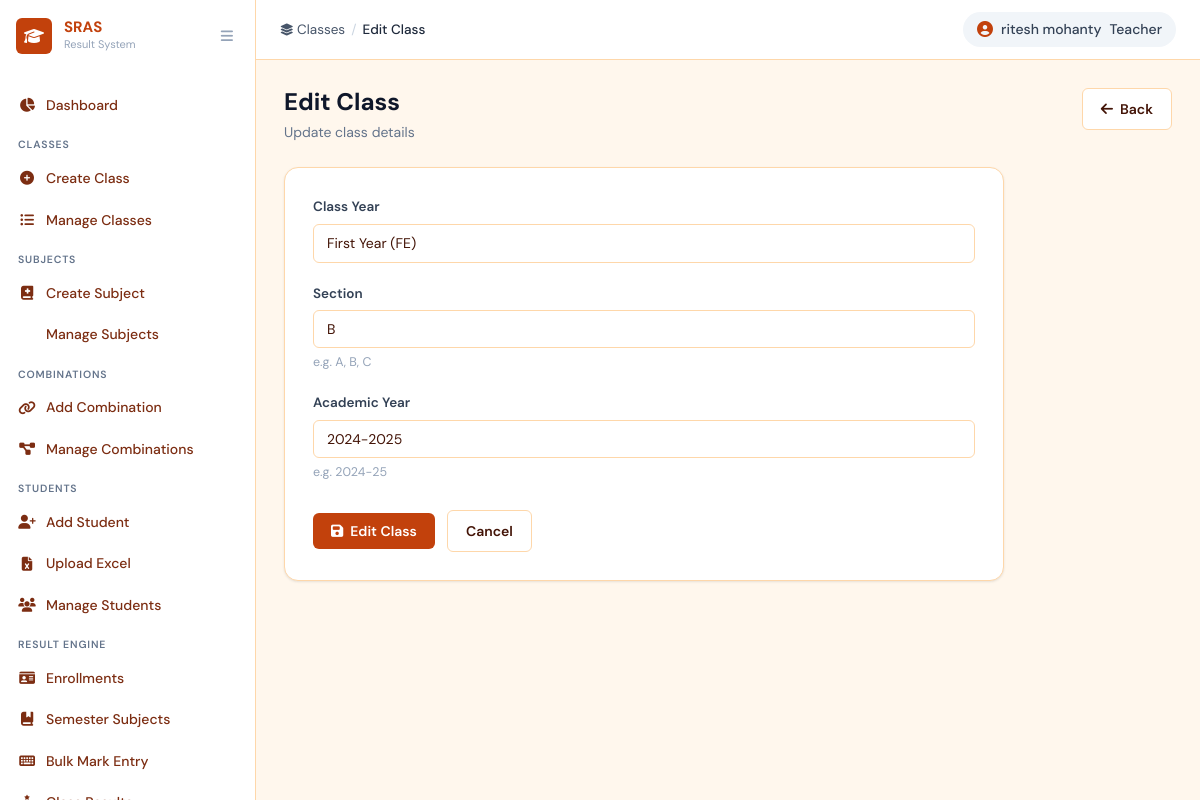
Screenshot of /classes/2/edit/ (signed in) with the database file from the repository.
### core/models.py (models this page shows, shortened)
class Teacher(models.Model):
    name = models.CharField(max_length=150, verbose_name="Full Name")
    email = models.EmailField(unique=True, verbose_name="Email")
    password = models.CharField(max_length=255, verbose_name="Password (hashed)")
    is_active = models.BooleanField(default=True)
    created_at = models.DateTimeField(auto_now_add=True)
    updated_at = models.DateTimeField(auto_now=True)
    class Meta:
        verbose_name = "Teacher"
        verbose_name_plural = "Teachers"
        ordering = ["name"]

class StudentClass(models.Model):
    CLASS_YEAR_CHOICES = [
        ('FE', 'First Year (FE)'), ('SE', 'Second Year (SE)'),
        ('TE', 'Third Year (TE)'), ('BE', 'Fourth Year (BE)'),
    ]
    class_year    = models.CharField(max_length=2, choices=CLASS_YEAR_CHOICES, verbose_name='Class Year')
    section       = models.CharField(max_length=5, verbose_name='Section', help_text='e.g. A, B, C')
    academic_year = models.CharField(max_length=10, verbose_name='Academic Year', help_text='e.g. 2024-25')
    created_at    = models.DateTimeField(auto_now_add=True)
    updated_at    = models.DateTimeField(auto_now=True)
    class Meta:
        unique_together = ('class_year', 'section', 'academic_year')
        ordering = ['class_year', 'section', 'academic_year']
        verbose_name = 'Student Class'
        verbose_name_plural = 'Student Classes'

### core/views.py (the view)
    def wrapper(request, *args, **kwargs):
        if not _get_current_teacher(request):
            messages.error(request, 'You must be logged in as a teacher.')
            return redirect('login')
        return view_func(request, *args, **kwargs)

### core/forms.py
class StudentClassForm(forms.ModelForm):
    class Meta:
        model = StudentClass
        fields = ['class_year', 'section', 'academic_year']
        widgets = {
            'class_year':   forms.Select(attrs={'class': 'form-control'}),
            'section':      forms.TextInput(attrs={'class': 'form-control', 'placeholder': 'e.g. A, B, C'}),
            'academic_year':forms.TextInput(attrs={'class': 'form-control', 'placeholder': 'e.g. 2024-25'}),
        }

### core/views.py (called while the page is built)
def _get_current_teacher(request):
    if request.session.get('user_type') != 'teacher':
        return None
    return Teacher.objects.filter(pk=request.session.get('user_id'), is_active=True).first()

def teacher_required(view_func):
    def wrapper(request, *args, **kwargs):
        if not _get_current_teacher(request):
            messages.error(request, 'You must be logged in as a teacher.')
            return redirect('login')
        return view_func(request, *args, **kwargs)
    wrapper.__name__ = view_func.__name__
    return wrapper

@teacher_required
def class_edit(request, pk):
    cls = get_object_or_404(StudentClass, pk=pk)
    if request.method == 'POST':
        form = StudentClassForm(request.POST, instance=cls)
        if form.is_valid():
            form.save()
            messages.success(request, f'Class "{cls}" updated.')
            return redirect('class_list')
    else:
        form = StudentClassForm(instance=cls)
    return render(request, 'core/class_form.html', {'form': form, 'action': 'Edit', 'object': cls})

### core/templates/core/class_form.html (shortened to what this page needs)
{% extends 'core/base.html' %}
{% block breadcrumb %}
<span class="breadcrumb-item"><a href="{% url 'class_list' %}"><i class="fas fa-layer-group"></i> Classes</a></span>
<span class="breadcrumb-sep">/</span>
<span class="breadcrumb-item active">{{ action }} Class</span>
{% endblock %}
{% block content %}
<div class="page-header">
  <div>
    <h1 class="page-title">{{ action }} Class</h1>
    <p class="page-subtitle">{% if action == 'Edit' %}Update class details{% else %}Add a new class to the system{% endif %}</p>
  </div>
  <a href="{% url 'class_list' %}" class="btn btn-outline"><i class="fas fa-arrow-left"></i> Back</a>
</div>
<div class="form-card">
  <form method="post">
    {% for field in form %}
    <div class="form-group">
      <label class="form-label">{{ field.label }}</label>
      {{ field }}
      {% if field.help_text %}<small class="form-hint">{{ field.help_text }}</small>{% endif %}
    </div>
    {% endfor %}
    <div class="form-actions">
      <button type="submit" class="btn btn-primary"><i class="fas fa-save"></i> {{ action }} Class</button>
      <a href="{% url 'class_list' %}" class="btn btn-outline">Cancel</a>
    </div>
  </form>
</div>
{% endblock %}

### core/templates/core/base.html (shortened to what this page needs)
<!DOCTYPE html>
<html lang="en">
<head>
  <link rel="stylesheet" href="https://cdnjs.cloudflare.com/ajax/libs/font-awesome/6.5.0/css/all.min.css" />
  <link rel="stylesheet" href="/static/css/main.css" />
</head>
<body class="app-layout">
  <aside class="sidebar" id="sidebar">
    <div class="sidebar-header">
      <div class="sidebar-logo">
        <span class="logo-icon"><i class="fas fa-graduation-cap"></i></span>
        <div class="logo-text">
          <span class="logo-title">SRAS</span>
          <span class="logo-sub">Result System</span>
        </div>
      </div>
      <button class="sidebar-toggle" id="sidebarToggle"><i class="fas fa-bars"></i></button>
    </div>
    <nav class="sidebar-nav">
      <div class="nav-section">
        <a href="{% url 'dashboard' %}"
          class="nav-item {% if request.resolver_match.url_name == 'dashboard' %}active{% endif %}">
          <i class="fas fa-chart-pie"></i><span>Dashboard</span>
        </a>
      </div>
      <div class="nav-section">
        <div class="nav-label">Classes</div>
        <a href="{% url 'class_create' %}"
          class="nav-item {% if request.resolver_match.url_name == 'class_create' %}active{% endif %}">
          <i class="fas fa-plus-circle"></i><span>Create Class</span>
        </a>
        <a href="{% url 'class_list' %}"
          class="nav-item {% if request.resolver_match.url_name == 'class_list' %}active{% endif %}">
          <i class="fas fa-list-ul"></i><span>Manage Classes</span>
        </a>
      </div>
      <div class="nav-section">
        <div class="nav-label">Subjects</div>
        <a href="{% url 'subject_create' %}"
          class="nav-item {% if request.resolver_match.url_name == 'subject_create' %}active{% endif %}">
          <i class="fas fa-book-medical"></i><span>Create Subject</span>
        </a>
        <a href="{% url 'subject_list' %}"
          class="nav-item {% if request.resolver_match.url_name == 'subject_list' %}active{% endif %}">
          <span>Manage Subjects</span>
        </a>
      </div>
      <div class="nav-section">
        <div class="nav-label">Combinations</div>
        <a href="{% url 'combination_create' %}"
          class="nav-item {% if request.resolver_match.url_name == 'combination_create' %}active{% endif %}">
          <i class="fas fa-link"></i><span>Add Combination</span>
        </a>
        <a href="{% url 'combination_list' %}"
          class="nav-item {% if request.resolver_match.url_name == 'combination_list' %}active{% endif %}">
          <i class="fas fa-project-diagram"></i><span>Manage Combinations</span>
        </a>
      </div>
      <div class="nav-section">
        <div class="nav-label">Students</div>
        <a href="{% url 'student_create' %}"
          class="nav-item {% if request.resolver_match.url_name == 'student_create' %}active{% endif %}">
          <i class="fas fa-user-plus"></i><span>Add Student</span>
        </a>
        <a href="{% url 'student_upload' %}"
          class="nav-item {% if request.resolver_match.url_name == 'student_upload' %}active{% endif %}">
          <i class="fas fa-file-excel"></i><span>Upload Excel</span>
        </a>
        <a href="{% url 'student_list' %}"
          class="nav-item {% if request.resolver_match.url_name == 'student_list' %}active{% endif %}">
          <i class="fas fa-users"></i><span>Manage Students</span>
        </a>
      </div>
      <div class="nav-section">
        <div class="nav-label">Result Engine</div>
        <a href="{% url 're_enrollment_list' %}"
          class="nav-item {% if 're_enrollment' in request.resolver_match.url_name|default:'' %}active{% endif %}">
          <i class="fas fa-id-card"></i><span>Enrollments</span>
        </a>
        <a href="{% url 're_semester_subject_list' %}"
          class="nav-item {% if 're_semester_subject' in request.resolver_match.url_name|default:'' %}active{% endif %}">
          <i class="fas fa-book-bookmark"></i><span>Semester Subjects</span>
        </a>
        <a href="{% url 're_bulk_entry' %}"
          class="nav-item {% if request.resolver_match.url_name == 're_bulk_entry' %}active{% endif %}">
          <i class="fas fa-keyboard"></i><span>Bulk Mark Entry</span>
        </a>
        <a href="{% url 're_result_list' %}"
          class="nav-item {% if request.resolver_match.url_name == 're_result_list' %}active{% endif %}">
          <i class="fas fa-ranking-star"></i><span>Class Results</span>
        </a>
      </div>
    </nav>
  </aside>
  <main class="main-content" id="mainContent">
    <header class="topbar">
      <div class="topbar-left">
        <nav class="breadcrumb-nav">
          {% block breadcrumb %}{% endblock %}
        </nav>
      </div>
      <div class="topbar-right">
        <span class="topbar-user">
          <i class="fas fa-circle-user"></i>
          {{ request.session.user_name|default:"Teacher" }}
          <span class="role-chip">Teacher</span>
        </span>
      </div>
    </header>
    <div class="page-content">
      {% block content %}{% endblock %}
    </div>
  </main>
</body>
</html>

### rows the page displays
Teacher: session.user_name "ritesh mohanty"
StudentClass: form "First Year (FE)" "B" "2024-2025"

### other values shown
{{ action }} "Edit"
{{ field.label }} "Class Year" "Section" "Academic Year"
{{ field.help_text }} "e.g. A, B, C" "e.g. 2024-25"
